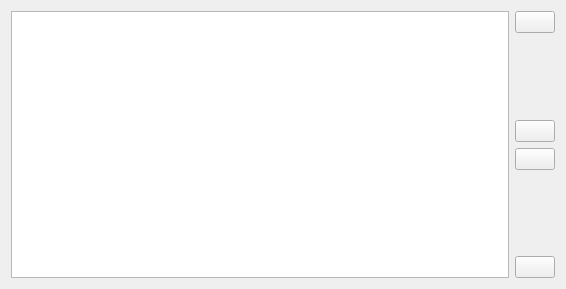
<?xml version="1.0" encoding="UTF-8"?>
<ui version="4.0">
 <class>PtzTourWidget</class>
 <widget class="QWidget" name="PtzTourWidget">
  <property name="geometry">
   <rect>
    <x>0</x>
    <y>0</y>
    <width>566</width>
    <height>289</height>
   </rect>
  </property>
  <property name="windowTitle">
   <string/>
  </property>
  <layout class="QHBoxLayout" name="horizontalLayout">
   <item>
    <widget class="nx::vms::client::desktop::TableView" name="tableView">
     <property name="editTriggers">
      <set>QAbstractItemView::AllEditTriggers</set>
     </property>
     <property name="showDropIndicator" stdset="0">
      <bool>false</bool>
     </property>
     <property name="alternatingRowColors">
      <bool>true</bool>
     </property>
     <property name="selectionMode">
      <enum>QAbstractItemView::SingleSelection</enum>
     </property>
     <property name="selectionBehavior">
      <enum>QAbstractItemView::SelectRows</enum>
     </property>
     <property name="showGrid">
      <bool>false</bool>
     </property>
     <attribute name="horizontalHeaderDefaultSectionSize">
      <number>200</number>
     </attribute>
     <attribute name="horizontalHeaderMinimumSectionSize">
      <number>32</number>
     </attribute>
     <attribute name="verticalHeaderVisible">
      <bool>false</bool>
     </attribute>
    </widget>
   </item>
   <item>
    <layout class="QVBoxLayout" name="verticalLayout">
     <item>
      <widget class="QPushButton" name="addSpotButton">
       <property name="text">
        <string/>
       </property>
      </widget>
     </item>
     <item>
      <spacer name="verticalSpacer">
       <property name="orientation">
        <enum>Qt::Vertical</enum>
       </property>
       <property name="sizeHint" stdset="0">
        <size>
         <width>20</width>
         <height>40</height>
        </size>
       </property>
      </spacer>
     </item>
     <item>
      <widget class="QPushButton" name="moveSpotUpButton">
       <property name="text">
        <string/>
       </property>
      </widget>
     </item>
     <item>
      <widget class="QPushButton" name="moveSpotDownButton">
       <property name="text">
        <string/>
       </property>
      </widget>
     </item>
     <item>
      <spacer name="verticalSpacer_2">
       <property name="orientation">
        <enum>Qt::Vertical</enum>
       </property>
       <property name="sizeHint" stdset="0">
        <size>
         <width>20</width>
         <height>40</height>
        </size>
       </property>
      </spacer>
     </item>
     <item>
      <widget class="QPushButton" name="deleteSpotButton">
       <property name="text">
        <string/>
       </property>
      </widget>
     </item>
    </layout>
   </item>
  </layout>
 </widget>
 <customwidgets>
  <customwidget>
   <class>nx::vms::client::desktop::TableView</class>
   <extends>QTableView</extends>
   <header location="global">nx/vms/client/desktop/common/widgets/table_view.h</header>
  </customwidget>
 </customwidgets>
 <tabstops>
  <tabstop>tableView</tabstop>
  <tabstop>addSpotButton</tabstop>
  <tabstop>moveSpotUpButton</tabstop>
  <tabstop>moveSpotDownButton</tabstop>
  <tabstop>deleteSpotButton</tabstop>
 </tabstops>
 <resources>
  <include location="../../../x64/build/client.qrc"/>
 </resources>
 <connections/>
</ui>
